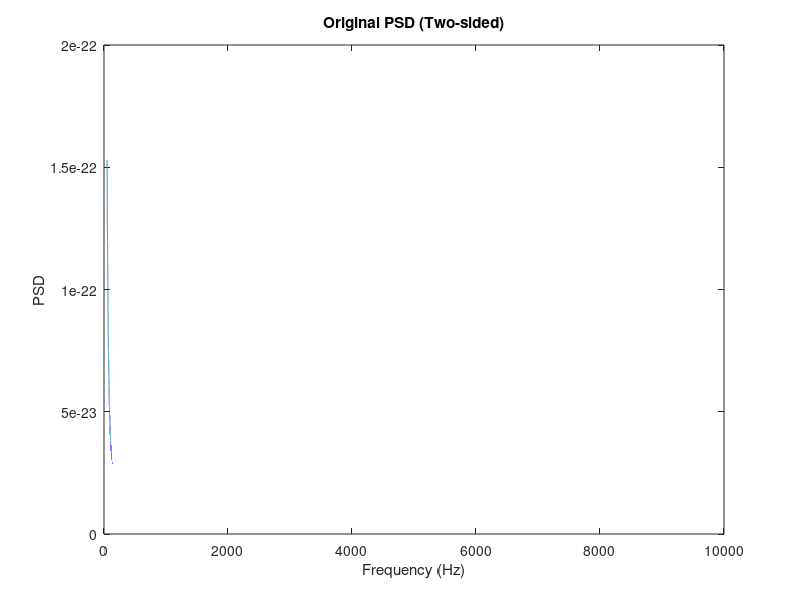

Write the MATLAB code that produced this figure. (Note: this script raises an error after producing the figure.)
%Load PSD 
y = load('iLIGOSensitivity.txt','-ascii');
freqs = y(:,1);
sqrtPSD = y(:,2);


%Freq
Fs = 16384;
num=3;
T_sig=54;

N = num*T_sig*Fs; %Total number of Time Samples

T = N/Fs;
timeVec = (0:(N-1))/Fs;

% fvec = freqs(1):(1/T):freqs(end);
fvec = 0:(1/T):(Fs/2);

%Interpolation
interPSD = interp1(freqs,sqrtPSD, fvec);

% Modifications
minidx = find(fvec==50);
maxidx = find(fvec==700);

Sn50 = interPSD(minidx);
Sn700 = interPSD(maxidx);


interPSD(1:minidx) = Sn50;
interPSD(maxidx:end) = Sn700;

figure;
plot(fvec,interPSD);
xlabel('Frequency (Hz)');
ylabel('PSD');
% xlim([0,2048]);
title("Original PSD (Two-sided)")

%Make colored Noise
fltrOrdr = 500;

outNoise = statgaussnoisegen(N,[fvec(:),interPSD(:)],fltrOrdr,Fs);

outNoise_final = outNoise(fltrOrdr+1:end-fltrOrdr);

%Estimate PSD using Welch's Method
[pxx,f]=pwelch(outNoise_final, 1024,[],[],Fs);
figure;
loglog(f,pxx);
xlabel('Frequency (Hz)');
ylabel('PSD');
% xlim([0,2048]);
title("Estimated PSD (One-sided)")
% Plot the colored noise realization
% figure;     
% plot(timeVec,outNoise);
% xlabel("Time");
% ylabel("Magnitude");
% title("Colored Noise");
% figure;
% histogram(outNoise);
% title("Histogram of Colored Noise");



